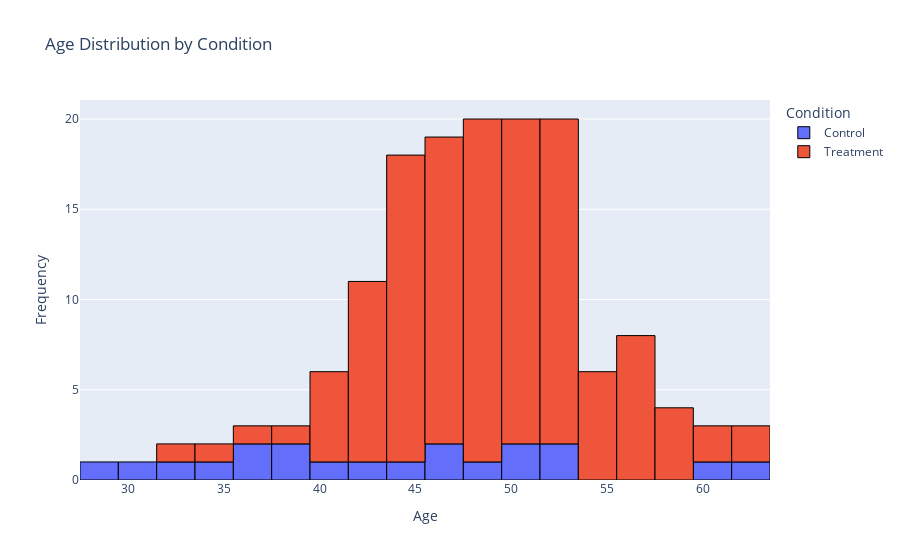

Write notebook code for a chart like this one.
### Code cell
import plotly.express as px
fig = px.histogram(
    df, 
    x='Age', 
    color='Condition', 
    title='Age Distribution by Condition',
    labels={'Age': 'Age', 'Condition': 'Condition'} # Overlapping histograms for comparison
)


# Customize the outline and appearance of bars
fig.update_traces(
    marker=dict(line=dict(color='black', width=1))  # Add black outline to bars
)
# Customize layout
fig.update_layout(
    xaxis_title='Age',
    yaxis_title='Frequency'
)

fig.show()

### Figure 1 — Plotly figure (JSON) as saved in the notebook; plotly's stock layout.template omitted (floating-point values rounded to 4 significant figures; data arrays with more than 128 entries replaced by an {"elided": "..."} marker saying what was removed)
{"data": [{"alignmentgroup": "True", "bingroup": "x", "hovertemplate": "Condition=Control<br>Age=%{x}<br>count=%{y}<extra></extra>", "legendgroup": "Control", "marker": {"color": "#636efa", "line": {"color": "black", "width": 1}, "pattern": {"shape": ""}}, "name": "Control", "offsetgroup": "Control", "orientation": "v", "showlegend": true, "type": "histogram", "x": [45, 50, 36, 62, 28, 33, 47, 52, 41, 38, 48, 53, 39, 61, 30, 34, 46, 51, 42, 37], "xaxis": "x", "yaxis": "y"}, {"alignmentgroup": "True", "bingroup": "x", "hovertemplate": "Condition=Treatment<br>Age=%{x}<br>count=%{y}<extra></extra>", "legendgroup": "Treatment", "marker": {"color": "#EF553B", "line": {"color": "black", "width": 1}, "pattern": {"shape": ""}}, "name": "Treatment", "offsetgroup": "Treatment", "orientation": "v", "showlegend": true, "type": "histogram", "x": {"elided": "130 int values"}, "xaxis": "x", "yaxis": "y"}], "layout": {"barmode": "relative", "legend": {"title": {"text": "Condition"}, "tracegroupgap": 0}, "title": {"text": "Age Distribution by Condition"}, "xaxis": {"anchor": "y", "domain": [0, 1], "title": {"text": "Age"}}, "yaxis": {"anchor": "x", "domain": [0, 1], "title": {"text": "Frequency"}}}}
